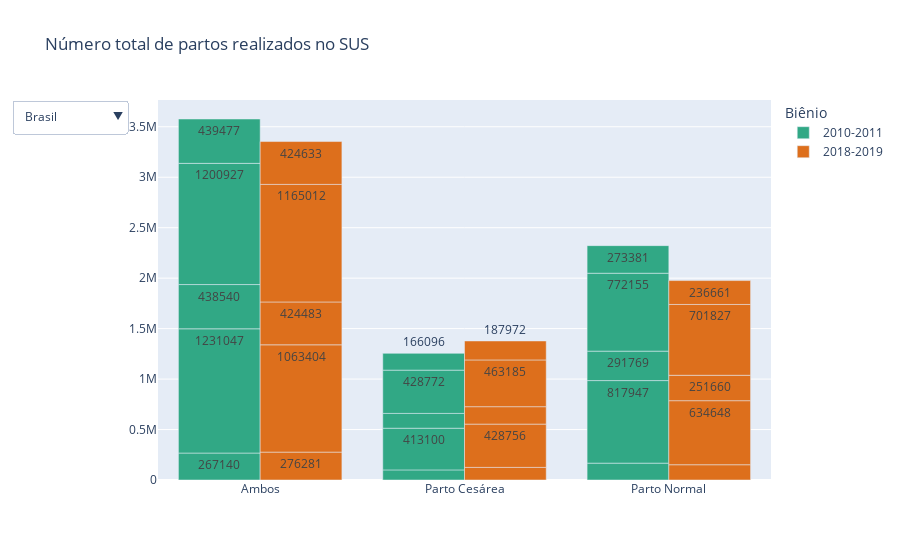

Notebook code for this chart:
### Markdown cell above
### Região

### Code cell
df_regiao = add_total(select_and_group(df_proc_bienio, df_locs, cols_proc, loc='nome_regiao'))
fig_regiao = fig_count_partos(df_regiao)
fig_regiao.show()

### Figure 1 — Plotly figure (JSON) as saved in the notebook; plotly's stock layout.template omitted (floating-point values rounded to 4 significant figures)
{"data": [{"marker": {"color": "#31A885"}, "name": "2010-2011", "text": [267140, 100035, 167105, 1231047, 413100, 817947, 438540, 146771, 291769, 1200927, 428772, 772155, 439477, 166096, 273381], "textposition": "auto", "type": "bar", "x": ["Ambos", "Parto Cesárea", "Parto Normal", "Ambos", "Parto Cesárea", "Parto Normal", "Ambos", "Parto Cesárea", "Parto Normal", "Ambos", "Parto Cesárea", "Parto Normal", "Ambos", "Parto Cesárea", "Parto Normal"], "y": [267140, 100035, 167105, 1231047, 413100, 817947, 438540, 146771, 291769, 1200927, 428772, 772155, 439477, 166096, 273381]}, {"marker": {"color": "#DD6F1C"}, "name": "2018-2019", "text": [276281, 124971, 151310, 1063404, 428756, 634648, 424483, 172823, 251660, 1165012, 463185, 701827, 424633, 187972, 236661], "textposition": "auto", "type": "bar", "x": ["Ambos", "Parto Cesárea", "Parto Normal", "Ambos", "Parto Cesárea", "Parto Normal", "Ambos", "Parto Cesárea", "Parto Normal", "Ambos", "Parto Cesárea", "Parto Normal", "Ambos", "Parto Cesárea", "Parto Normal"], "y": [276281, 124971, 151310, 1063404, 428756, 634648, 424483, 172823, 251660, 1165012, 463185, 701827, 424633, 187972, 236661]}], "layout": {"legend": {"title": {"text": "Biênio"}}, "title": {"text": "Número total de partos realizados no SUS"}, "updatemenus": [{"buttons": [{"args": [{"y": [[267140, 100035, 167105, 1231047, 413100, 817947, 438540, 146771, 291769, 1200927, 428772, 772155, 439477, 166096, 273381], [276281, 124971, 151310, 1063404, 428756, 634648, 424483, 172823, 251660, 1165012, 463185, 701827, 424633, 187972, 236661]]}], "label": "Brasil", "method": "update"}, {"args": [{"y": [[267140, 100035, 167105], [276281, 124971, 151310]]}], "label": "Centro-Oeste", "method": "update"}, {"args": [{"y": [[1231047, 413100, 817947], [1063404, 428756, 634648]]}], "label": "Nordeste", "method": "update"}, {"args": [{"y": [[438540, 146771, 291769], [424483, 172823, 251660]]}], "label": "Norte", "method": "update"}, {"args": [{"y": [[1200927, 428772, 772155], [1165012, 463185, 701827]]}], "label": "Sudeste", "method": "update"}, {"args": [{"y": [[439477, 166096, 273381], [424633, 187972, 236661]]}], "label": "Sul", "method": "update"}], "direction": "down", "showactive": true}]}}
